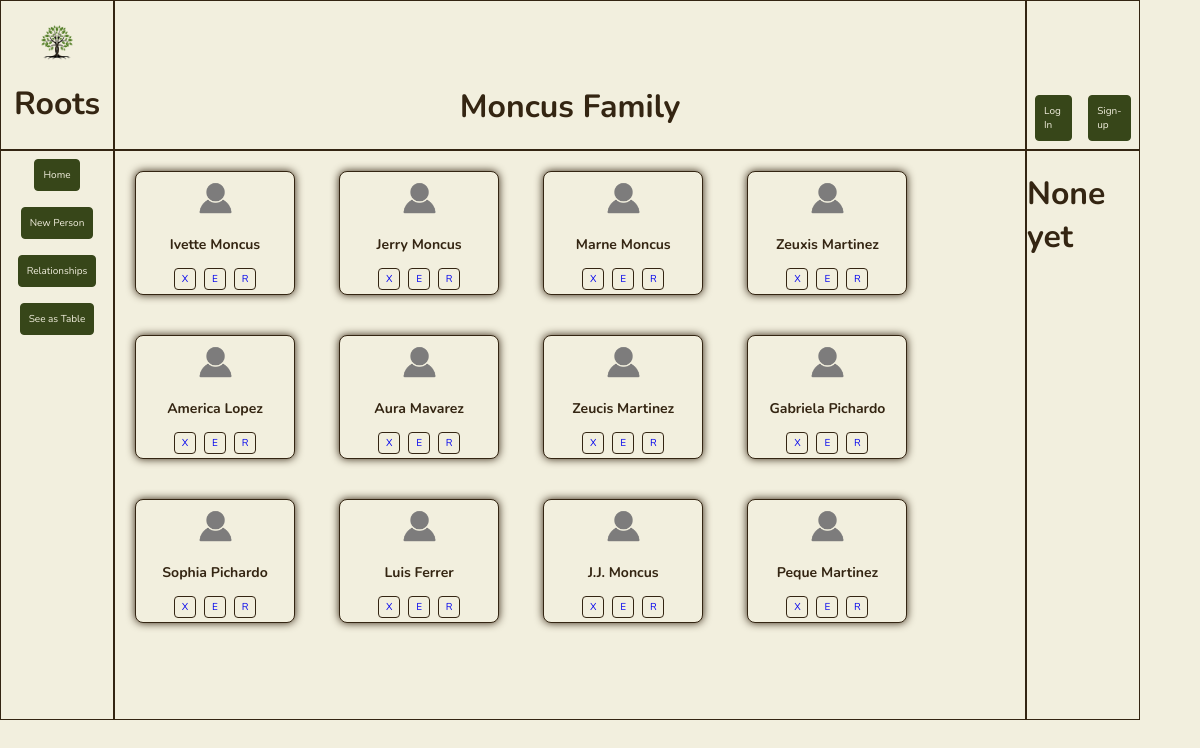
Before: / with the older database file.
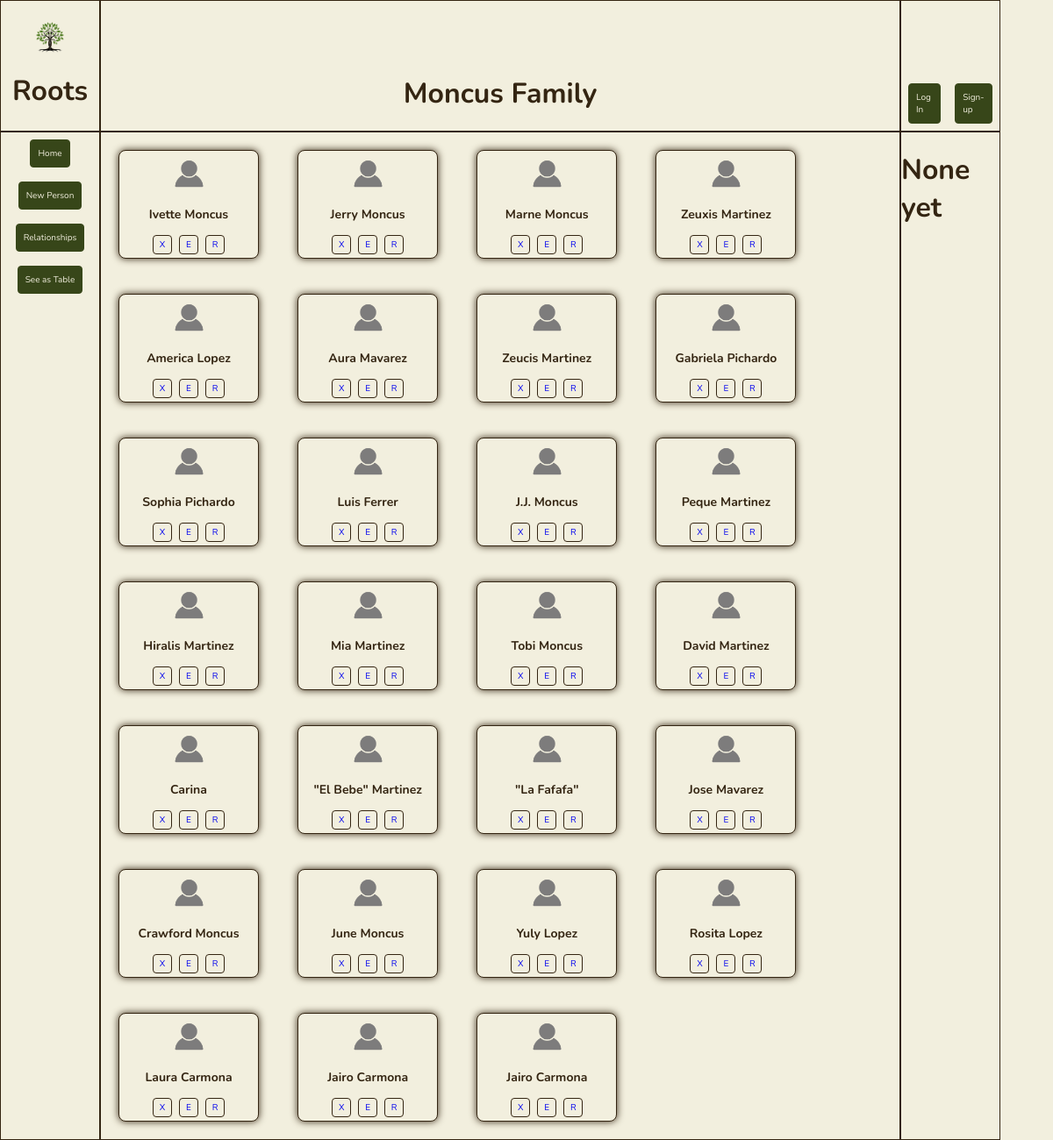
After: the same page with the newer database file.
### app.py (models this page shows, shortened)
class Person(db.Model):
    id = db.Column(db.Integer, primary_key=True)
    first_name = db.Column(db.String(200), nullable=False)
    last_name = db.Column(db.String(200), nullable=False)
    middle_name = db.Column(db.String(200), nullable=False, default='')
    nick_name = db.Column(db.String(200), nullable=False, default='')
    date_created = db.Column(db.DateTime, default=datetime.utcnow)
    parents = db.relationship('Person',
                              secondary = person_parent_association,
                              primaryjoin = id == person_parent_association.c.person_id,
                              secondaryjoin = id == person_parent_association.c.parent_id,
                              backref = db.backref('children', lazy='select'))
    siblings = db.relationship('Person',
                              secondary = sibling_association,
                              primaryjoin = id == sibling_association.c.left_id,
                              secondaryjoin = id == sibling_association.c.right_id,
                              back_populates = 'siblings',
                              lazy='select')

### app.py (the view)
@app.route('/', methods=['POST', 'GET'])
def index():
    if request.method == 'POST':
        first_name = request.form['first_name']
        last_name = request.form['last_name']
        middle_name = request.form['middle_name']
        nick_name = request.form['nick_name']
        new_person = Person(first_name = first_name,
                            last_name = last_name,
                            middle_name = middle_name,
                            nick_name = nick_name)
        try:
            db.session.add(new_person)
            db.session.commit()
            return redirect(request.referrer)
        except:
            return 'There was an issue adding your person'
    else:
        people = Person.query.order_by(Person.date_created).all()
        return render_template('index.html', people=people)

### templates/index.html (shortened to what this page needs)
{% extends 'base.html' %}
{% block body %}
<div class='content default-grid' id="content-index">
    <div class="grid-item grid-item-1">
        <div class="logo" id="logo-index">
            <div class="content-container-column">
                    <img src="{{ url_for('static', filename='logos/green-tree-logo.png') }}" alt="Green Tree Logo">
                    <h1>Roots</h1>
            </div>
        </div>
    </div>
    <div class="grid-item grid-item-2">
        <div class="current-family-name" id="current-family-name-index">
            <div class="content-container-row">
                <h1>Moncus Family</h1>
            </div>
        </div>
    </div>
    <div class="grid-item grid-item-3">
        <div class="account-tasks-panel">
            <div class="content-container-row">
                <a class="btn" id='log-in' href="">Log In</a>
                <a class="btn" id='sign-up' href="">Sign-up</a>
            </div>
        </div>
    </div>
    <div class="grid-item grid-item-4">
        <div class="app-tasks-panel">
            <div class="content-container-column">
                <a class="btn" id='Home' href = "/">Home</a>
                <a class="btn" id='addPersonBtn'>New Person</a>
                <a class="btn" id='addPersonBtn' href="/relationships">Relationships</a>
                <a class="btn" id='table' href="/table">See as Table</a>
            </div>
        </div>
    </div>
    <div class="grid-item grid-item-5">
        <div class="tree-panel">
            <div class="content-tree">
                {% if people|length < 1 %}
                <h4 style="text-align: center">There are no people. Create one!</h4>
                {% else %}
                    {% for person in people %}
                    <div class="card-container">
                        <div class="card">
                            <a class="card-link" href="/focus/{{person.id}}">
                                <div class="card-content">
                                    <img src="{{ url_for('static', filename='logos/empty-prof-pic.png') }}" alt="Profile Picture">
                                    {% if person.nick_name == "" %}
                                    <h3>{{person.first_name}} {{person.last_name}}</h3>
                                    {% else %}
                                    <h3>{{person.nick_name}} {{person.last_name}}</h3>
                                    {% endif %}
                                    <div class="icon-btn-container">
                                        <a href="/delete/{{person.id}}" class="icon-btn">
                                            X
                                        </a>
                                        <a href="/update_tree/{{person.id}}" class="icon-btn">
                                           E
                                        </a>
                                        <a href="/big_card/{{person.id}}" class="icon-btn">
                                            R
                                        </a>
                                    </div>
                                </div>
                            </a>
                        </div>
                    </div>
                    {% endfor %}
                {% endif %}
            </div>
        </div>
    </div>
    <div class="grid-item grid-item-6">
        <div class="secondary-panel">
            <div class="content-container-column">
                <h1>None yet</h1>
            </div>
        </div>
    </div>
</div>
{% endblock %}

### templates/base.html (shortened to what this page needs)
<!DOCTYPE html>
<html lang="en">
<head>
    <link rel="stylesheet" href="{{ url_for('static', filename='css/main.css') }}">
    <link rel="stylesheet" href="{{ url_for('static', filename='css/grid.css') }}">
    <link rel="stylesheet" href="{{ url_for('static', filename='css/splash.css') }}">
    <link rel="stylesheet" href="{{ url_for('static', filename='css/buttons.css') }}">
    <link rel="stylesheet" href="{{ url_for('static', filename='css/cards-main.css') }}">
    <link rel="stylesheet" href="{{ url_for('static', filename='css/cards-focus.css') }}">
    <link rel="stylesheet" href="{{ url_for('static', filename='css/forms.css') }}">
    <link rel="stylesheet" href="{{ url_for('static', filename='css/tables.css') }}">
    <link rel="stylesheet" href="{{ url_for('static', filename='css/relationships.css') }}">
    <link rel="stylesheet" href="{{ url_for('static', filename='css/focus.css') }}">
</head>
<body>
    {% block body %}
    {% endblock %}
</body>
</html>

### static/css/main.css (style rules this page uses)
:root { --main-black: #0a0a0a; --main-white: #fff; --main-bg-color: #f2efde; --main-bg-border-color: #342512; --main-text-color: #342512; --main-secondary-text-color: #9d864d; --main-hover-text-color: #f2efde; --main-item-color: #374619; --main-item-border-color: #374619; --main-item-color-hover: #7e883d; --main-dark-brown: #342512; --main-light-brown: #9d864d; --main-cream: #f2efde; --main-light-green: #7e883d; --main-dark-green: #374619; }
body { margin: 0px; padding: 0px; box-sizing: border-box; font-family: Nunito, sans-serif; background-color: var(--main-cream); color: var(--main-dark-brown); }
.content-container-column { display: flex; justify-content: center; align-items: center; flex-direction: column; }
.content-container-row { display: flex; justify-content: center; align-items: center; flex-direction: row; }
a { cursor: pointer; }

### static/css/grid.css (style rules this page uses)
.default-grid { display: grid; grid-template-columns: 10% auto 10%; grid-template-rows: 150px auto; gap: 0px; height: 90vh; width: 95vw; }
.grid-item { border: solid 1px var(--main-dark-brown); }
.grid-item-1 { grid-area: 1 / 1 / span 1 / span 1; display: flex; justify-content: center; align-items: center; }
.grid-item-1 img { width: 33%; height: height; padding-top: 20px; }
.grid-item-2 { grid-area: 1 / 2 / span 1 / span 1; display: flex; align-items: end; justify-content: center; }
.grid-item-3 { grid-area: 1 / 3 / span 1 / span 1; display: flex; align-items: end; justify-content: center; }
.grid-item-4 { grid-area: 2 / 1 / span 1 / span 1; }
.grid-item-5 { grid-area: 2 / 2 / span 1 / span 1; display: flex; justify-content: center; align-items: start; flex-direction: row; flex-wrap: wrap; }
.grid-item-6 { grid-area: 2 / 3 / span 1 / span 1; }

### static/css/buttons.css (style rules this page uses)
.btn { font-size: 10px; padding: 8px; background-color: var(--main-dark-green); text-decoration: none; border: solid 1px var(--main-dark-green); border-radius: 4px; margin: 8px; color: var(--main-cream); }
.icon-btn-container { display: flex; flex-direction: row; align-items: center; justify-content: space-evenly; }
.icon-btn { height: 75%; min-height: 20px; min-width: 20px; margin: 0px 4px; font-size: 10px; background-color: var(--main-cream); text-decoration: none; border: solid 1px var(--main-dark-brown); border-radius: 4px; display: flex; justify-content: center; align-items: center; }

### static/css/cards-main.css (style rules this page uses)
.card-container { width: 15%; max-width: 300px; min-width: 200px; display: inline-flex; justify-content: center; flex-wrap: wrap; margin: 0px; }
.card { width: 100%; background-color: var(--main-cream); border-radius: 8px; border: solid 1px var(--main-dark-brown); overflow: hidden; margin: 20px; box-shadow: 0px 0px 8px var(--main-dark-brown); }
.card-link { display: flex; align-items: center; justify-content: center; flex-direction: column; text-decoration: none; }
.card-content { padding: 4px; max-height: 120px; display: flex; flex-direction: column; align-items: center; text-decoration: none; }
.card-content img { width: 30%; height: auto; background-color: var(--main-cream); }
.card-content h3 { font-size: 14px; color: var(--main-dark-brown); }

Changed rows visible on the page:
added Person: first_name "Hiralis", last_name "Martinez"
added Person: first_name "Mia", last_name "Martinez"
added Person: first_name "Tobi", last_name "Moncus"
added Person: first_name "David", last_name "Martinez"
added Person: first_name "Carina"
added Person: nick_name "\"El Bebe\"", last_name "Martinez"
added Person: last_name "\"La Fafafa\""
added Person: first_name "Jose", last_name "Mavarez"
added Person: nick_name "Crawford", last_name "Moncus"
added Person: first_name "June", last_name "Moncus"
added Person: nick_name "Yuly", last_name "Lopez"
added Person: nick_name "Rosita", last_name "Lopez"
added Person: first_name "Laura", last_name "Carmona"
added Person: first_name "Jairo", last_name "Carmona"
added Person: first_name "Jairo", last_name "Carmona"
